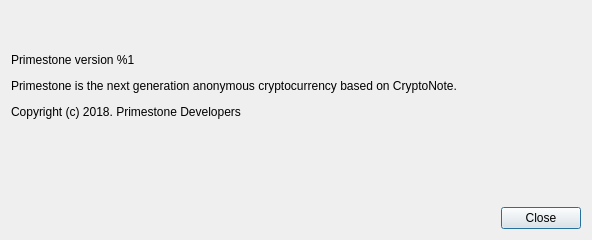
<?xml version="1.0" encoding="UTF-8"?>
<ui version="4.0">
 <class>AboutDialog</class>
 <widget class="QDialog" name="AboutDialog">
  <property name="geometry">
   <rect>
    <x>0</x>
    <y>0</y>
    <width>592</width>
    <height>240</height>
   </rect>
  </property>
  <property name="sizePolicy">
   <sizepolicy hsizetype="Fixed" vsizetype="Fixed">
    <horstretch>0</horstretch>
    <verstretch>0</verstretch>
   </sizepolicy>
  </property>
  <property name="minimumSize">
   <size>
    <width>592</width>
    <height>240</height>
   </size>
  </property>
  <property name="maximumSize">
   <size>
    <width>592</width>
    <height>240</height>
   </size>
  </property>
  <property name="windowTitle">
   <string>About %1</string>
  </property>
  <layout class="QVBoxLayout" name="verticalLayout" stretch="0,0">
   <item>
    <widget class="QLabel" name="m_aboutLabel">
     <property name="sizePolicy">
      <sizepolicy hsizetype="Preferred" vsizetype="Expanding">
       <horstretch>0</horstretch>
       <verstretch>0</verstretch>
      </sizepolicy>
     </property>
     <property name="text">
      <string>&lt;html&gt;&lt;head/&gt;&lt;body&gt;&lt;p&gt;Primestone version %1&lt;/p&gt;&lt;p&gt;Primestone is the next generation anonymous cryptocurrency based on CryptoNote.&lt;/p&gt;&lt;p&gt;Copyright (c) 2018. Primestone Developers&lt;/p&gt;&lt;p&gt;&lt;br/&gt;&lt;/p&gt;&lt;/body&gt;&lt;/html&gt;</string>
     </property>
     <property name="textFormat">
      <enum>Qt::RichText</enum>
     </property>
     <property name="wordWrap">
      <bool>true</bool>
     </property>
     <property name="openExternalLinks">
      <bool>true</bool>
     </property>
    </widget>
   </item>
   <item>
    <layout class="QHBoxLayout" name="horizontalLayout">
     <item>
      <spacer name="horizontalSpacer">
       <property name="orientation">
        <enum>Qt::Horizontal</enum>
       </property>
       <property name="sizeHint" stdset="0">
        <size>
         <width>40</width>
         <height>20</height>
        </size>
       </property>
      </spacer>
     </item>
     <item>
      <widget class="QPushButton" name="m_closeButton">
       <property name="text">
        <string>Close</string>
       </property>
      </widget>
     </item>
    </layout>
   </item>
  </layout>
 </widget>
 <resources/>
 <connections>
  <connection>
   <sender>m_closeButton</sender>
   <signal>clicked()</signal>
   <receiver>AboutDialog</receiver>
   <slot>accept()</slot>
   <hints>
    <hint type="sourcelabel">
     <x>538</x>
     <y>285</y>
    </hint>
    <hint type="destinationlabel">
     <x>294</x>
     <y>156</y>
    </hint>
   </hints>
  </connection>
 </connections>
</ui>
